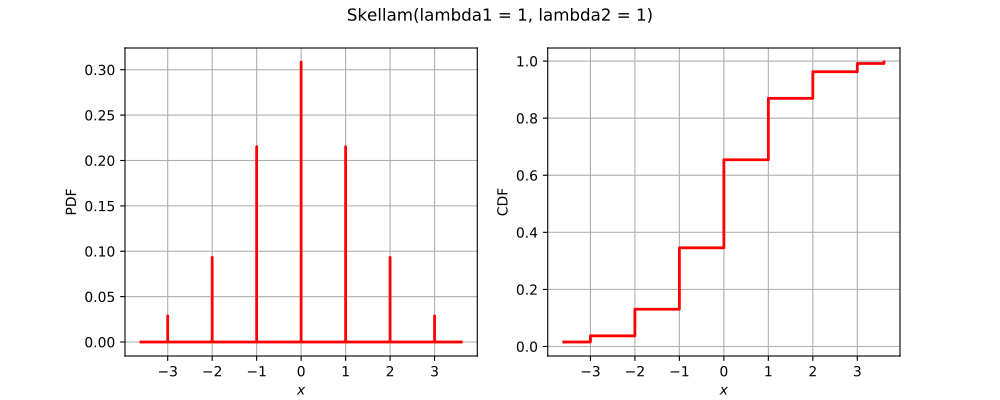

This chart was generated by the following Python code:
import openturns as ot
from matplotlib import pyplot as plt
from openturns.viewer import View
if ot.Skellam().__class__.__name__ == 'Bernoulli':
    distribution = ot.Bernoulli(0.7)
elif ot.Skellam().__class__.__name__ == 'Binomial':
    distribution = ot.Binomial(5, 0.2)
elif ot.Skellam().__class__.__name__ == 'ComposedDistribution':
    copula = ot.IndependentCopula(2)
    marginals = [ot.Uniform(1.0, 2.0), ot.Normal(2.0, 3.0)]
    distribution = ot.ComposedDistribution(marginals, copula)
elif ot.Skellam().__class__.__name__ == 'CumulativeDistributionNetwork':
    coll = [ot.Normal(2),ot.Dirichlet([0.5, 1.0, 1.5])]
    distribution = ot.CumulativeDistributionNetwork(coll, ot.BipartiteGraph([[0,1], [0,1]]))
elif ot.Skellam().__class__.__name__ == 'Histogram':
    distribution = ot.Histogram([-1.0, 0.5, 1.0, 2.0], [0.45, 0.4, 0.15])
elif ot.Skellam().__class__.__name__ == 'KernelMixture':
    kernel = ot.Uniform()
    sample = ot.Normal().getSample(5)
    bandwith = [1.0]
    distribution = ot.KernelMixture(kernel, bandwith, sample)
elif ot.Skellam().__class__.__name__ == 'MaximumDistribution':
    coll = [ot.Uniform(2.5, 3.5), ot.LogUniform(1.0, 1.2), ot.Triangular(2.0, 3.0, 4.0)]
    distribution = ot.MaximumDistribution(coll)
elif ot.Skellam().__class__.__name__ == 'Multinomial':
    distribution = ot.Multinomial(5, [0.2])
elif ot.Skellam().__class__.__name__ == 'RandomMixture':
    coll = [ot.Triangular(0.0, 1.0, 5.0), ot.Uniform(-2.0, 2.0)]
    weights = [0.8, 0.2]
    cst = 3.0
    distribution = ot.RandomMixture(coll, weights, cst)
elif ot.Skellam().__class__.__name__ == 'TruncatedDistribution':
    distribution = ot.TruncatedDistribution(ot.Normal(2.0, 1.5), 1.0, 4.0)
elif ot.Skellam().__class__.__name__ == 'UserDefined':
    distribution = ot.UserDefined([[0.0], [1.0], [2.0]], [0.2, 0.7, 0.1])
elif ot.Skellam().__class__.__name__ == 'ZipfMandelbrot':
    distribution = ot.ZipfMandelbrot(10, 2.5, 0.3)
else:
    distribution = ot.Skellam()
dimension = distribution.getDimension()
title = str(distribution)[:100].split('\n')[0]
if dimension == 1:
    distribution.setDescription(['$x$'])
    pdf_graph = distribution.drawPDF()
    cdf_graph = distribution.drawCDF()
    fig = plt.figure(figsize=(10, 4))
    pdf_axis = fig.add_subplot(121)
    cdf_axis = fig.add_subplot(122)
    View(pdf_graph, figure=fig, axes=[pdf_axis], add_legend=False)
    View(cdf_graph, figure=fig, axes=[cdf_axis], add_legend=False)
    fig.suptitle(title)
elif dimension == 2:
    distribution.setDescription(['$x_1$', '$x_2$'])
    pdf_graph = distribution.drawPDF()
    pdf_graph.setTitle(title)
    fig = plt.figure(figsize=(10, 5))
    pdf_axis = fig.add_subplot(111)
    View(pdf_graph, figure=fig, axes=[pdf_axis], add_legend=False, square_axes=True)
